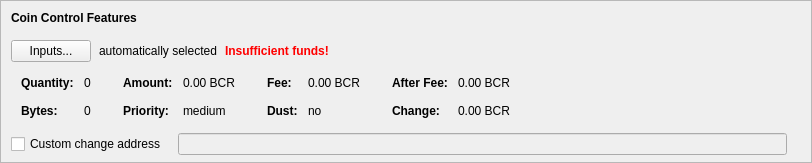
    <widget class="QFrame" name="frameCoinControl">
     <property name="sizePolicy">
      <sizepolicy hsizetype="Expanding" vsizetype="Expanding">
       <horstretch>0</horstretch>
       <verstretch>0</verstretch>
      </sizepolicy>
     </property>
     <property name="maximumSize">
      <size>
       <width>16777215</width>
       <height>16777215</height>
      </size>
     </property>
     <property name="frameShape">
      <enum>QFrame::StyledPanel</enum>
     </property>
     <property name="frameShadow">
      <enum>QFrame::Sunken</enum>
     </property>
     <layout class="QVBoxLayout" name="verticalLayoutCoinControl2">
      <property name="spacing">
       <number>0</number>
      </property>
      <property name="leftMargin">
       <number>0</number>
      </property>
      <property name="topMargin">
       <number>0</number>
      </property>
      <property name="rightMargin">
       <number>0</number>
      </property>
      <property name="bottomMargin">
       <number>6</number>
      </property>
      <item>
       <layout class="QVBoxLayout" name="verticalLayoutCoinControl" stretch="0,0,0,0,1">
        <property name="spacing">
         <number>0</number>
        </property>
        <property name="leftMargin">
         <number>10</number>
        </property>
        <property name="topMargin">
         <number>10</number>
        </property>
        <item>
         <layout class="QHBoxLayout" name="horizontalLayoutCoinControl1">
          <property name="bottomMargin">
           <number>15</number>
          </property>
          <item>
           <widget class="QLabel" name="labelCoinControlFeatures">
            <property name="sizePolicy">
             <sizepolicy hsizetype="Preferred" vsizetype="Maximum">
              <horstretch>0</horstretch>
              <verstretch>0</verstretch>
             </sizepolicy>
            </property>
            <property name="font">
             <font>
              <weight>75</weight>
              <bold>true</bold>
             </font>
            </property>
            <property name="styleSheet">
             <string notr="true">font-weight:bold;</string>
            </property>
            <property name="text">
             <string>Coin Control Features</string>
            </property>
           </widget>
          </item>
         </layout>
        </item>
        <item>
         <layout class="QHBoxLayout" name="horizontalLayoutCoinControl2" stretch="0,0,0,0">
          <property name="spacing">
           <number>8</number>
          </property>
          <property name="bottomMargin">
           <number>10</number>
          </property>
          <item>
           <widget class="QPushButton" name="pushButtonCoinControl">
            <property name="styleSheet">
             <string notr="true"/>
            </property>
            <property name="text">
             <string>Inputs...</string>
            </property>
            <property name="autoDefault">
             <bool>false</bool>
            </property>
           </widget>
          </item>
          <item>
           <widget class="QLabel" name="labelCoinControlAutomaticallySelected">
            <property name="text">
             <string>automatically selected</string>
            </property>
            <property name="margin">
             <number>5</number>
            </property>
           </widget>
          </item>
          <item>
           <widget class="QLabel" name="labelCoinControlInsuffFunds">
            <property name="font">
             <font>
              <weight>75</weight>
              <bold>true</bold>
             </font>
            </property>
            <property name="styleSheet">
             <string notr="true">color:red;font-weight:bold;</string>
            </property>
            <property name="text">
             <string>Insufficient funds!</string>
            </property>
            <property name="margin">
             <number>5</number>
            </property>
           </widget>
          </item>
          <item>
           <spacer name="horizontalSpacerCoinControl">
            <property name="orientation">
             <enum>Qt::Horizontal</enum>
            </property>
            <property name="sizeHint" stdset="0">
             <size>
              <width>40</width>
              <height>1</height>
             </size>
            </property>
           </spacer>
          </item>
         </layout>
        </item>
        <item>
         <widget class="QWidget" name="widgetCoinControl" native="true">
          <property name="sizePolicy">
           <sizepolicy hsizetype="Preferred" vsizetype="Preferred">
            <horstretch>0</horstretch>
            <verstretch>0</verstretch>
           </sizepolicy>
          </property>
          <property name="minimumSize">
           <size>
            <width>0</width>
            <height>0</height>
           </size>
          </property>
          <property name="styleSheet">
           <string notr="true"/>
          </property>
          <layout class="QHBoxLayout" name="horizontalLayoutCoinControl5">
           <property name="leftMargin">
            <number>0</number>
           </property>
           <property name="topMargin">
            <number>0</number>
           </property>
           <property name="rightMargin">
            <number>0</number>
           </property>
           <property name="bottomMargin">
            <number>0</number>
           </property>
           <item>
            <layout class="QHBoxLayout" name="horizontalLayoutCoinControl3" stretch="0,0,0,1">
             <property name="spacing">
              <number>20</number>
             </property>
             <property name="topMargin">
              <number>0</number>
             </property>
             <property name="bottomMargin">
              <number>10</number>
             </property>
             <item>
              <layout class="QFormLayout" name="formLayoutCoinControl1">
               <property name="horizontalSpacing">
                <number>10</number>
               </property>
               <property name="verticalSpacing">
                <number>14</number>
               </property>
               <property name="leftMargin">
                <number>10</number>
               </property>
               <property name="topMargin">
                <number>4</number>
               </property>
               <property name="rightMargin">
                <number>6</number>
               </property>
               <item row="0" column="0">
                <widget class="QLabel" name="labelCoinControlQuantityText">
                 <property name="font">
                  <font>
                   <weight>75</weight>
                   <bold>true</bold>
                  </font>
                 </property>
                 <property name="text">
                  <string>Quantity:</string>
                 </property>
                 <property name="margin">
                  <number>0</number>
                 </property>
                </widget>
               </item>
               <item row="0" column="1">
                <widget class="QLabel" name="labelCoinControlQuantity">
                 <property name="cursor">
                  <cursorShape>IBeamCursor</cursorShape>
                 </property>
                 <property name="contextMenuPolicy">
                  <enum>Qt::ActionsContextMenu</enum>
                 </property>
                 <property name="text">
                  <string notr="true">0</string>
                 </property>
                 <property name="margin">
                  <number>0</number>
                 </property>
                 <property name="textInteractionFlags">
                  <set>Qt::LinksAccessibleByMouse|Qt::TextSelectableByKeyboard|Qt::TextSelectableByMouse</set>
                 </property>
                </widget>
               </item>
               <item row="1" column="0">
                <widget class="QLabel" name="labelCoinControlBytesText">
                 <property name="font">
                  <font>
                   <weight>75</weight>
                   <bold>true</bold>
                  </font>
                 </property>
                 <property name="text">
                  <string>Bytes:</string>
                 </property>
                </widget>
               </item>
               <item row="1" column="1">
                <widget class="QLabel" name="labelCoinControlBytes">
                 <property name="cursor">
                  <cursorShape>IBeamCursor</cursorShape>
                 </property>
                 <property name="contextMenuPolicy">
                  <enum>Qt::ActionsContextMenu</enum>
                 </property>
                 <property name="text">
                  <string notr="true">0</string>
                 </property>
                 <property name="textInteractionFlags">
                  <set>Qt::LinksAccessibleByMouse|Qt::TextSelectableByKeyboard|Qt::TextSelectableByMouse</set>
                 </property>
                </widget>
               </item>
              </layout>
             </item>
             <item>
              <layout class="QFormLayout" name="formLayoutCoinControl2">
               <property name="horizontalSpacing">
                <number>10</number>
               </property>
               <property name="verticalSpacing">
                <number>14</number>
               </property>
               <property name="leftMargin">
                <number>6</number>
               </property>
               <property name="topMargin">
                <number>4</number>
               </property>
               <property name="rightMargin">
                <number>6</number>
               </property>
               <item row="0" column="0">
                <widget class="QLabel" name="labelCoinControlAmountText">
                 <property name="font">
                  <font>
                   <weight>75</weight>
                   <bold>true</bold>
                  </font>
                 </property>
                 <property name="text">
                  <string>Amount:</string>
                 </property>
                 <property name="margin">
                  <number>0</number>
                 </property>
                </widget>
               </item>
               <item row="0" column="1">
                <widget class="QLabel" name="labelCoinControlAmount">
                 <property name="cursor">
                  <cursorShape>IBeamCursor</cursorShape>
                 </property>
                 <property name="contextMenuPolicy">
                  <enum>Qt::ActionsContextMenu</enum>
                 </property>
                 <property name="text">
                  <string notr="true">0.00 BCR</string>
                 </property>
                 <property name="textInteractionFlags">
                  <set>Qt::LinksAccessibleByMouse|Qt::TextSelectableByKeyboard|Qt::TextSelectableByMouse</set>
                 </property>
                </widget>
               </item>
               <item row="1" column="0">
                <widget class="QLabel" name="labelCoinControlPriorityText">
                 <property name="font">
                  <font>
                   <weight>75</weight>
                   <bold>true</bold>
                  </font>
                 </property>
                 <property name="text">
                  <string>Priority:</string>
                 </property>
                </widget>
               </item>
               <item row="1" column="1">
                <widget class="QLabel" name="labelCoinControlPriority">
                 <property name="cursor">
                  <cursorShape>IBeamCursor</cursorShape>
                 </property>
                 <property name="contextMenuPolicy">
                  <enum>Qt::ActionsContextMenu</enum>
                 </property>
                 <property name="text">
                  <string notr="true">medium</string>
                 </property>
                 <property name="textInteractionFlags">
                  <set>Qt::LinksAccessibleByMouse|Qt::TextSelectableByKeyboard|Qt::TextSelectableByMouse</set>
                 </property>
                </widget>
               </item>
              </layout>
             </item>
             <item>
              <layout class="QFormLayout" name="formLayoutCoinControl3">
               <property name="horizontalSpacing">
                <number>10</number>
               </property>
               <property name="verticalSpacing">
                <number>14</number>
               </property>
               <property name="leftMargin">
                <number>6</number>
               </property>
               <property name="topMargin">
                <number>4</number>
               </property>
               <property name="rightMargin">
                <number>6</number>
               </property>
               <item row="0" column="0">
                <widget class="QLabel" name="labelCoinControlFeeText">
                 <property name="font">
                  <font>
                   <weight>75</weight>
                   <bold>true</bold>
                  </font>
                 </property>
                 <property name="text">
                  <string>Fee:</string>
                 </property>
                 <property name="margin">
                  <number>0</number>
                 </property>
                </widget>
               </item>
               <item row="0" column="1">
                <widget class="QLabel" name="labelCoinControlFee">
                 <property name="cursor">
                  <cursorShape>IBeamCursor</cursorShape>
                 </property>
                 <property name="contextMenuPolicy">
                  <enum>Qt::ActionsContextMenu</enum>
                 </property>
                 <property name="text">
                  <string notr="true">0.00 BCR</string>
                 </property>
                 <property name="textInteractionFlags">
                  <set>Qt::LinksAccessibleByMouse|Qt::TextSelectableByKeyboard|Qt::TextSelectableByMouse</set>
                 </property>
                </widget>
               </item>
               <item row="1" column="0">
                <widget class="QLabel" name="labelCoinControlLowOutputText">
                 <property name="font">
                  <font>
                   <weight>75</weight>
                   <bold>true</bold>
                  </font>
                 </property>
                 <property name="text">
                  <string>Dust:</string>
                 </property>
                </widget>
               </item>
               <item row="1" column="1">
                <widget class="QLabel" name="labelCoinControlLowOutput">
                 <property name="cursor">
                  <cursorShape>IBeamCursor</cursorShape>
                 </property>
                 <property name="contextMenuPolicy">
                  <enum>Qt::ActionsContextMenu</enum>
                 </property>
                 <property name="text">
                  <string notr="true">no</string>
                 </property>
                 <property name="textInteractionFlags">
                  <set>Qt::LinksAccessibleByMouse|Qt::TextSelectableByKeyboard|Qt::TextSelectableByMouse</set>
                 </property>
                </widget>
               </item>
              </layout>
             </item>
             <item>
              <layout class="QFormLayout" name="formLayoutCoinControl4">
               <property name="horizontalSpacing">
                <number>10</number>
               </property>
               <property name="verticalSpacing">
                <number>14</number>
               </property>
               <property name="leftMargin">
                <number>6</number>
               </property>
               <property name="topMargin">
                <number>4</number>
               </property>
               <property name="rightMargin">
                <number>6</number>
               </property>
               <item row="0" column="0">
                <widget class="QLabel" name="labelCoinControlAfterFeeText">
                 <property name="font">
                  <font>
                   <weight>75</weight>
                   <bold>true</bold>
                  </font>
                 </property>
                 <property name="text">
                  <string>After Fee:</string>
                 </property>
                 <property name="margin">
                  <number>0</number>
                 </property>
                </widget>
               </item>
               <item row="0" column="1">
                <widget class="QLabel" name="labelCoinControlAfterFee">
                 <property name="cursor">
                  <cursorShape>IBeamCursor</cursorShape>
                 </property>
                 <property name="contextMenuPolicy">
                  <enum>Qt::ActionsContextMenu</enum>
                 </property>
                 <property name="text">
                  <string notr="true">0.00 BCR</string>
                 </property>
                 <property name="textInteractionFlags">
                  <set>Qt::LinksAccessibleByMouse|Qt::TextSelectableByKeyboard|Qt::TextSelectableByMouse</set>
                 </property>
                </widget>
               </item>
               <item row="1" column="0">
                <widget class="QLabel" name="labelCoinControlChangeText">
                 <property name="font">
                  <font>
                   <weight>75</weight>
                   <bold>true</bold>
                  </font>
                 </property>
                 <property name="text">
                  <string>Change:</string>
                 </property>
                </widget>
               </item>
               <item row="1" column="1">
                <widget class="QLabel" name="labelCoinControlChange">
                 <property name="cursor">
                  <cursorShape>IBeamCursor</cursorShape>
                 </property>
                 <property name="contextMenuPolicy">
                  <enum>Qt::ActionsContextMenu</enum>
                 </property>
                 <property name="text">
                  <string notr="true">0.00 BCR</string>
                 </property>
                 <property name="textInteractionFlags">
                  <set>Qt::LinksAccessibleByMouse|Qt::TextSelectableByKeyboard|Qt::TextSelectableByMouse</set>
                 </property>
                </widget>
               </item>
              </layout>
             </item>
            </layout>
           </item>
          </layout>
         </widget>
        </item>
        <item>
         <layout class="QHBoxLayout" name="horizontalLayoutCoinControl4" stretch="0,0,0">
          <property name="spacing">
           <number>12</number>
          </property>
          <property name="sizeConstraint">
           <enum>QLayout::SetDefaultConstraint</enum>
          </property>
          <property name="topMargin">
           <number>5</number>
          </property>
          <property name="rightMargin">
           <number>5</number>
          </property>
          <item>
           <widget class="QCheckBox" name="checkBoxCoinControlChange">
            <property name="toolTip">
             <string>If this is activated, but the change address is empty or invalid, change will be sent to a newly generated address.</string>
            </property>
            <property name="text">
             <string>Custom change address</string>
            </property>
           </widget>
          </item>
          <item>
           <widget class="QValidatedLineEdit" name="lineEditCoinControlChange">
            <property name="enabled">
             <bool>false</bool>
            </property>
            <property name="sizePolicy">
             <sizepolicy hsizetype="Expanding" vsizetype="Fixed">
              <horstretch>0</horstretch>
              <verstretch>0</verstretch>
             </sizepolicy>
            </property>
           </widget>
          </item>
          <item>
           <widget class="QLabel" name="labelCoinControlChangeLabel">
            <property name="sizePolicy">
             <sizepolicy hsizetype="Preferred" vsizetype="Expanding">
              <horstretch>0</horstretch>
              <verstretch>0</verstretch>
             </sizepolicy>
            </property>
            <property name="minimumSize">
             <size>
              <width>0</width>
              <height>0</height>
             </size>
            </property>
            <property name="text">
             <string/>
            </property>
            <property name="margin">
             <number>3</number>
            </property>
           </widget>
          </item>
         </layout>
        </item>
        <item>
         <spacer name="verticalSpacerCoinControl">
          <property name="orientation">
           <enum>Qt::Vertical</enum>
          </property>
          <property name="sizeHint" stdset="0">
           <size>
            <width>800</width>
            <height>1</height>
           </size>
          </property>
         </spacer>
        </item>
       </layout>
      </item>
     </layout>
    </widget>
